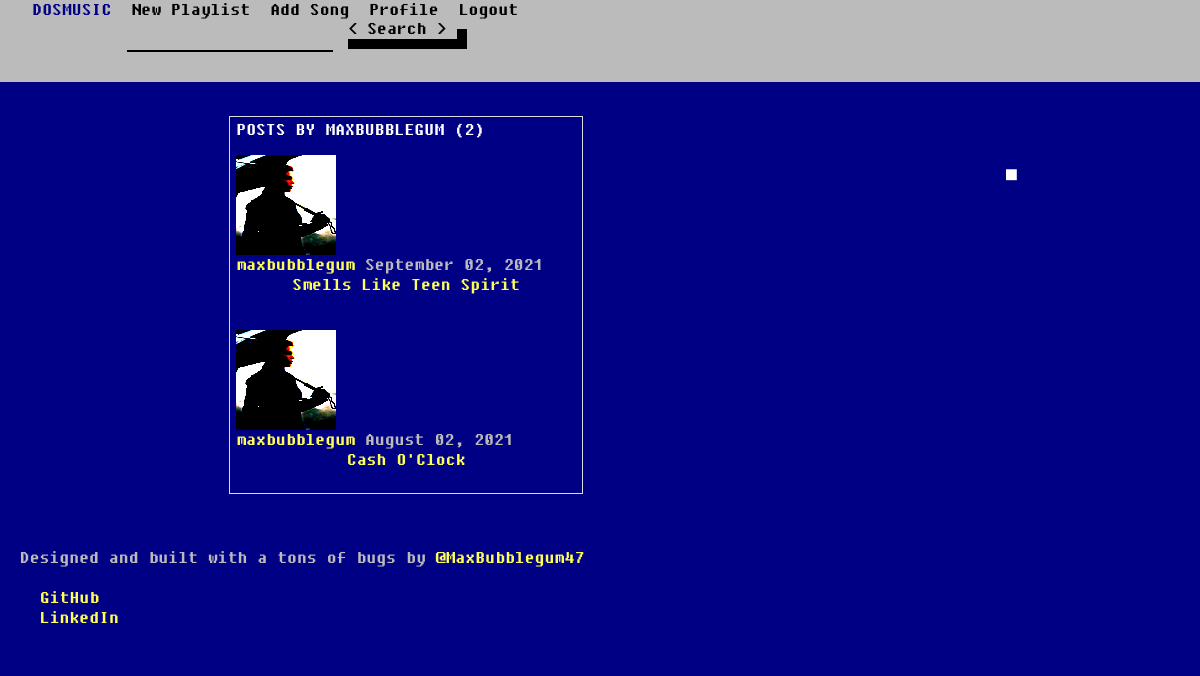
Screenshot of /user/maxbubblegum (signed in) with the database file from the repository.
### blog/models.py (models this page shows, shortened)
class Post(models.Model):
    title = models.CharField(max_length=100)
    audio = models.FileField(default="cash.mp3")
    header_image = models.ImageField(null=True, blank=True, upload_to="images/")
    date_posted = models.DateTimeField(default=timezone.now)
    author = models.ForeignKey(User, on_delete=models.CASCADE, blank=True)
    singer = models.CharField(max_length=100, default="", blank=True)
    album = models.CharField(max_length=100, default="", blank=True)
    likes = models.ManyToManyField(User, related_name="blog_post")
    category = models.CharField(max_length=255, default="uncategorized", blank=True)

### users/models.py (models this page shows, shortened)
class Profile(models.Model):
    user = models.OneToOneField(User, null=True, on_delete=models.CASCADE)
    image = models.ImageField(default='default.jpg', upload_to='profile_pics')
    bio = models.TextField(default="Bio")

### blog/views.py (the view)
# urls.py: path('user/<str:username>', UserPostListView.as_view(), name='user-posts'),
class UserPostListView(ListView):
    model = Post
    template_name = 'user_posts.html'  # <app>/<model>_<viewtype>.html
    context_object_name = 'posts'
    paginate_by = 5
    def get_queryset(self):
        user = get_object_or_404(User, username=self.kwargs.get('username'))
        return Post.objects.filter(author=user).order_by('-date_posted')
    def get_context_data(self, *args, **kwargs):
        cat_menu = Category.objects.all()
        context = super(UserPostListView, self).get_context_data()
        context["cat_menu"] = cat_menu
        return context

### blog/templates/user_posts.html (shortened to what this page needs)
{% extends "base.html" %}
{% block content %}
<div class="center">
    <ul class="thumbnails">
    <li class="span4">
    <div class="thumbnail">
    <h1 class="mb-3">Posts by {{ view.kwargs.username }} ({{ page_obj.paginator.count }})</h1>
    {% for post in posts %}
        <article class="media content-section">
          <img class="rounded-circle article-img" style="height: 100px; width: 100px;" src="{{ post.author.profile.image.url }}" alt="">
          <div class="media-body">
            <div class="article-metadata">
              <a class="mr-2" href="{% url 'user-posts' post.author.username %}">{{ post.author }}</a>
              <small class="text-muted">{{ post.date_posted|date:"F d, Y" }}</small>
            </div>
            <h2><a class="article-title" href="{% url 'post-detail' post.id %}">{{ post.title }}</a></h2>
          </div>
        </article>
    {% endfor %}
    </div>
    </li>
    </ul>
</div>
{% endblock content %}

### blog/static/css/docs.css (style rules this page uses)
body { visibility: hidden }

### blog/templates/user_posts.html (style rules this page uses)
.center { margin: auto; width: 60%; padding: 10px; }

### rows the page displays
Post: author.profile.image (picture), author "maxbubblegum", date_posted "September 02, 2021", title "Smells Like Teen Spirit"
Post: author.profile.image (picture), author "maxbubblegum", date_posted "August 02, 2021", title "Cash O'Clock"

### other values shown
{{ view.kwargs.username }} "MAXBUBBLEGUM"
{{ page_obj.paginator.count }} "2"
